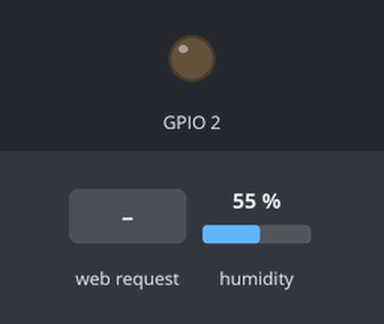
A sketch run on a simulated ESP32. Parts: output pins drawn as LEDs (lit = HIGH). Dashed ring = blinking. Inputs (shaded band) come from the test bench; at power-on: humidity 55 %. WiFi joins after 1.5 s; servers stay silent unless stated; what the sketch prints to the serial monitor is not drawn.

Above: at 2.7 s.
2.8 s: HTTP request GET /estado received
At 3.55 s:
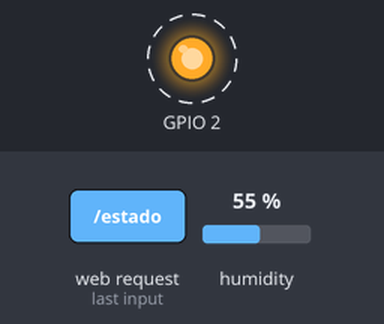
5.8 s: HTTP request GET /humedad received
Timing chart, 0 to 8.8 s (numbered marks = the images above; inputs shaded):
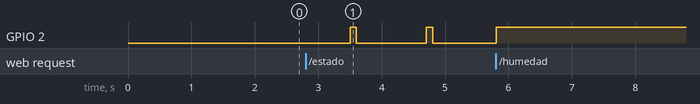

Measured:
- after the input at 2.8 s, GPIO 2: alternates HIGH for 0.10 s and LOW for 1.1 s, starting after 0.70 s

The sketch:

servidor_DHT11.ino
```cpp
#include <WiFi.h>
#include <ESPAsyncWebSrv.h>
#include <ArduinoJson.h>
#include "DHTesp.h"
#define DHTpin 15

DHTesp dht;

const char* ssid = "dr-rojano";
const char* password = "78928-tw";
int ban = 0;

AsyncWebServer server(80);

StaticJsonDocument<250> json;
char buffer[250];

void setup(){
  Serial.begin(115200);

  conectarse();
  dht.setup(DHTpin, DHTesp::DHT11);
  pinMode(2, OUTPUT);

  server.on("/estado", HTTP_GET, [](AsyncWebServerRequest *request){
    if(dht.getStatusString() == "OK"){
      createJSON("message", "Conectado con el Sensor DHT11");
      request->send(200, "application/json", buffer);
      ban = 1;
    }else{
      createJSON("message", "No se pudo conectar con el sensor DHT11");
      request->send(200, "application/json", buffer);
      digitalWrite(2, LOW);
    }
  });

  server.on("/humedad", HTTP_GET, [](AsyncWebServerRequest *request){
    float humedad = dht.getHumidity();
    ban = 0;

    if(isnan(humedad)) fallido(request);
    else{
      createJSON("humedad", String(humedad));
      request->send(200, "application/json", buffer);
      digitalWrite(2, HIGH);
    }
  });

  server.on("/temperatura/celsius", HTTP_GET, [](AsyncWebServerRequest *request){
    float temperaturaC = dht.getTemperature();
    ban = 0;

    if(isnan(temperaturaC)) fallido(request);
    else{
      createJSON("temperaturaC", String(temperaturaC));
      request->send(200, "application/json", buffer);
      digitalWrite(2, HIGH);
    }
  });

  server.on("/temperatura/fahrenheit", HTTP_GET, [](AsyncWebServerRequest *request){
    float temperaturaF = dht.toFahrenheit(dht.getTemperature());
    ban = 0;

    if(isnan(temperaturaF)) fallido(request);
    else{
      createJSON("temperaturaF", String(temperaturaF));
      request->send(200, "application/json", buffer);
      digitalWrite(2, HIGH);
    }
  });

  server.on("/indice/celsius", HTTP_GET, [](AsyncWebServerRequest *request){
    float iCC = dht.computeHeatIndex(dht.getTemperature(), dht.getHumidity(), false);
    ban = 0;

    if(isnan(iCC)) fallido(request);
    else{
      createJSON("indiceC", String(iCC));
      request->send(200, "application/json", buffer);
      digitalWrite(2, HIGH);
    }
  });

  server.on("/indice/fahrenheit", HTTP_GET, [](AsyncWebServerRequest *request){
    float iCF = dht.computeHeatIndex(dht.toFahrenheit(dht.getTemperature()), dht.getHumidity(), true);
    ban = 0;

    if(isnan(iCF)) fallido(request);
    else{
      createJSON("indiceF", String(iCF));
      request->send(200, "application/json", buffer);
      digitalWrite(2, HIGH);
    }
  });

  DefaultHeaders::Instance().addHeader("Access-Control-Allow-Origin", "*");
  server.begin();
}

void loop(){
  delay(dht.getMinimumSamplingPeriod());

  if(ban == 1){
    digitalWrite(2, HIGH);
    delay(100);
    digitalWrite(2, LOW);
    delay(100);
  }
}

void conectarse(){
  Serial.print("Conectando a...");
  Serial.println(ssid);

  WiFi.begin(ssid, password);

  while(WiFi.status() != WL_CONNECTED){
    delay(500);
    Serial.print(".");
  }

  Serial.print("");
  Serial.println("WiFi connected");
  Serial.println("IP address: ");
  Serial.println(WiFi.localIP());
}

void fallido(AsyncWebServerRequest *request){
  createJSON("message", "¡No se pudo leer el sensor DHT11!");
  request->send(200, "application/json", buffer);
  digitalWrite(2, LOW);
}

void createJSON(String clave, String valor){
  json.clear();
  json[clave] = valor;
  serializeJson(json, buffer);
}
```
